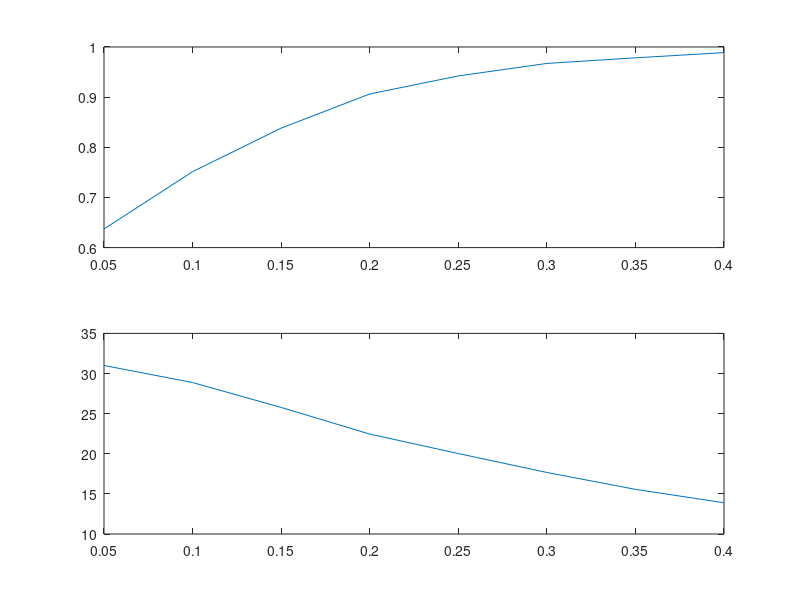

This chart was generated by the following MATLAB code:
function ddm(slopes, crit)
%ddm(slopes, crit)  Quick Drift diffusion model
%  ddm([0.05:0.05:0.4], 5) is default
if nargin == 0
    slopes = 0.05:0.05:0.4;
end
if nargin < 2
    crit = 5;
end
ntrials = 10000;
nts = 1000;

for j = 1:length(slopes);
clear rt;
clear score;
    rnd = randn(ntrials, nts);
    slope = [1:nts] .* slopes(j);
    signal = repmat(slope,ntrials,1);
    crnd = cumsum(rnd,2);
    resp = crnd+signal;
    for t = 1:ntrials
        a = find(abs(resp(t,:)) > crit,1);
        if isempty(a)
            score(t) = resp(t,end) > 0;
            rt(t) = nts+1;
        else
            score(t) = resp(t,a) > 0;
            rt(t) = a;
        end
    end
    pcorrect(j) = mean(score);
    rts(j) = mean(rt);
end
subplot(2,1,1);
plot(slopes,pcorrect);
subplot(2,1,2);
plot(slopes,rts);
%imagesc(resp);
